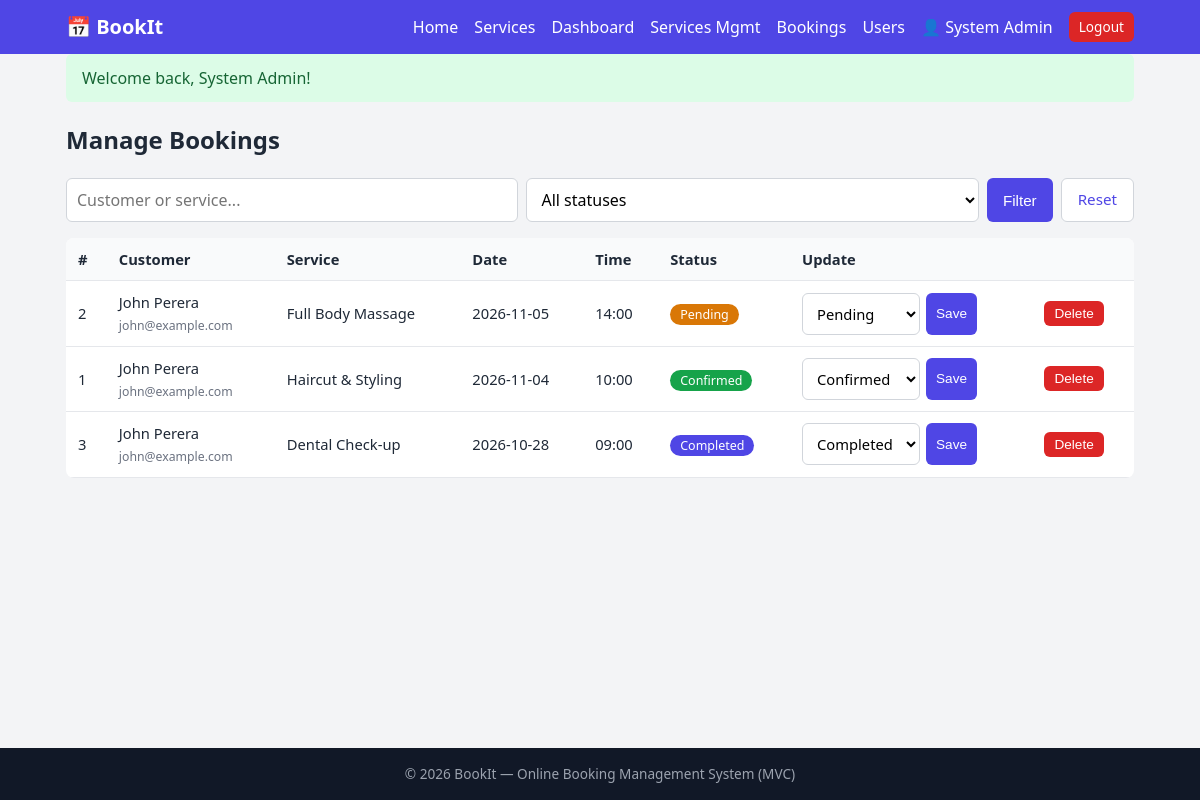
The app's page /index.php?url=admin/bookings (signed in) with its own data.
### tables this page shows
CREATE TABLE bookings (
    id INT AUTO_INCREMENT PRIMARY KEY,
    user_id INT NOT NULL,
    service_id INT NOT NULL,
    booking_date DATE NOT NULL,
    booking_time TIME NOT NULL,
    notes VARCHAR(255) DEFAULT NULL,
    status ENUM('pending','confirmed','completed','cancelled') NOT NULL DEFAULT 'pending',
    created_at TIMESTAMP DEFAULT CURRENT_TIMESTAMP,
    INDEX idx_slot (service_id, booking_date, booking_time),
    FOREIGN KEY (user_id) REFERENCES users(id) ON DELETE CASCADE,
    FOREIGN KEY (service_id) REFERENCES services(id) ON DELETE RESTRICT
);

CREATE TABLE users (
    id INT AUTO_INCREMENT PRIMARY KEY,
    name VARCHAR(100) NOT NULL,
    email VARCHAR(120) NOT NULL UNIQUE,
    phone VARCHAR(20) DEFAULT NULL,
    password VARCHAR(255) NOT NULL,
    role ENUM('admin','customer') NOT NULL DEFAULT 'customer',
    created_at TIMESTAMP DEFAULT CURRENT_TIMESTAMP
);

CREATE TABLE services (
    id INT AUTO_INCREMENT PRIMARY KEY,
    name VARCHAR(120) NOT NULL,
    category VARCHAR(60) NOT NULL,
    description TEXT,
    price DECIMAL(10,2) NOT NULL DEFAULT 0,
    duration_minutes INT NOT NULL DEFAULT 60,
    is_active TINYINT(1) NOT NULL DEFAULT 1,
    created_at TIMESTAMP DEFAULT CURRENT_TIMESTAMP
);

### core/Controller.php (called while the page is built, shortened)
<?php
abstract class Controller {
    protected function view($view, $data = []) {
        extract($data);
        require __DIR__ . '/../views/layout/header.php';
        require __DIR__ . "/../views/$view.php";
        require __DIR__ . '/../views/layout/footer.php';
    }
}

### controllers/AdminController.php (called while the page is built, shortened)
<?php
class AdminController extends Controller {
    public function bookings() {
        $status = $_GET['status'] ?? '';
        $search = trim($_GET['q'] ?? '');
        $this->view('admin/bookings', [
            'title' => 'Manage Bookings',
            'bookings' => $this->model('Booking')->all($status, $search),
            'status' => $status, 'search' => $search,
        ]);
    }
}

### core/App.php (called while the page is built, shortened)
<?php
class App {
    public function __construct() {
        $parts = isset($_GET['url']) ? explode('/', trim($_GET['url'], '/')) : [];
        $controller = new $class();
        $method = !empty($parts[1]) ? preg_replace('/[^a-zA-Z0-9_]/', '', $parts[1]) : 'index';
        call_user_func_array([$controller, $method], array_slice($parts, 2));
    }
}

### index.php (called while the page is built, shortened)
<?php
require_once __DIR__ . '/core/helpers.php';
spl_autoload_register(function ($class) {
    foreach (['core', 'controllers', 'models'] as $dir) {
        $file = __DIR__ . "/$dir/$class.php";
        if (file_exists($file)) { require_once $file; return; }
    }
});
new App();

### core/helpers.php (called while the page is built, shortened)
<?php
function url($path = '')   { return BASE_URL . '/index.php?url=' . ltrim($path, '/'); }
function e($v)             { return htmlspecialchars((string)$v, ENT_QUOTES, 'UTF-8'); }

### core/Model.php (called while the page is built, shortened)
<?php
abstract class Model {
    public function __construct() { $this->db = Database::connect(); }
}

### core/Database.php (called while the page is built)
<?php
class Database {
    private static $pdo = null;
    public static function connect() {
        if (self::$pdo === null) {
            try {
                self::$pdo = new PDO(
                    'mysql:host=' . DB_HOST . ';dbname=' . DB_NAME . ';charset=utf8mb4',
                    DB_USER, DB_PASS,
                    [PDO::ATTR_ERRMODE => PDO::ERRMODE_EXCEPTION,
                     PDO::ATTR_DEFAULT_FETCH_MODE => PDO::FETCH_ASSOC,
                     PDO::ATTR_EMULATE_PREPARES => false]
                );
            } catch (PDOException $e) {
                die('Database connection failed: ' . $e->getMessage());
            }
        }
        return self::$pdo;
    }
}

### models/Booking.php (called while the page is built, shortened)
<?php
class Booking extends Model {
    public function all($status = '', $search = '') {
        $sql = self::BASE . ' WHERE 1=1';
        $p = [];
        $s = $this->db->prepare($sql . ' ORDER BY b.booking_date DESC, b.booking_time DESC');
        $s->execute($p);
        return $s->fetchAll();
    }
}

### views/admin/bookings.php (the view, shortened to what this page needs)
<h2>Manage Bookings</h2>
<form class="filters" method="get" action="<?= BASE_URL ?>/index.php">
  <input type="text" name="q" placeholder="Customer or service..." value="<?= e($search) ?>">
  <select name="status">
    <option value="">All statuses</option>
  </select>
  <button class="btn">Filter</button>
  <a class="btn btn-light" href="<?= url('admin/bookings') ?>">Reset</a>
</form>
<div class="table-wrap"><table>
  <tr><th>#</th><th>Customer</th><th>Service</th><th>Date</th><th>Time</th><th>Status</th><th>Update</th><th></th></tr>
  <?php foreach ($bookings as $b): ?>
  <tr>
    <td><?= $b['id'] ?></td>
    <td><?= e($b['customer_name']) ?><br><small class="muted"><?= e($b['customer_email']) ?></small></td>
    <td><?= e($b['service_name']) ?></td>
    <td><?= e($b['booking_date']) ?></td><td><?= e(substr($b['booking_time'], 0, 5)) ?></td>
    <td><span class="status s-<?= e($b['status']) ?>"><?= e($b['status']) ?></span></td>
    <td>
      <form method="post" action="<?= url('admin/bookingstatus/' . $b['id']) ?>" class="inline">
        <select name="status">
          <?php foreach (['pending', 'confirmed', 'completed', 'cancelled'] as $st): ?>
            <option value="<?= $st ?>" <?= $st === $b['status'] ? 'selected' : '' ?>><?= ucfirst($st) ?></option>
          <?php endforeach; ?>
        </select>
        <button class="btn btn-sm">Save</button>
      </form>
    </td>
    <td>
      <form method="post" action="<?= url('admin/bookingdelete/' . $b['id']) ?>" onsubmit="return confirm('Delete booking?')">
        <?= csrf_field() ?><button class="btn btn-sm btn-danger">Delete</button>
      </form>
    </td>
  </tr>
  <?php endforeach; ?>
</table></div>

### assets/css/style.css (style rules this page uses)
:root { --primary:#4f46e5;--primary-d:#4338ca;--bg:#f3f4f6;--card:#fff;--text:#1f2937;--muted:#6b7280;--danger:#dc2626;--ok:#16a34a;--warn:#d97706 }
* { box-sizing:border-box }
body { margin:0;font-family:Segoe UI,Roboto,Arial,sans-serif;background:var(--bg);color:var(--text);line-height:1.5;display:flex;flex-direction:column;min-height:100vh }
a { color:var(--primary);text-decoration:none }
.btn { display:inline-block;background:var(--primary);color:#fff;border:0;padding:9px 16px;border-radius:6px;cursor:pointer;font-size:.95rem }
.btn-sm { padding:5px 10px;font-size:.85rem }
.btn-light { background:#fff;color:var(--primary);border:1px solid #d1d5db }
.btn-danger { background:var(--danger) }
.muted { color:var(--muted) }
input[type=text],input[type=email],input[type=password],input[type=date],input[type=number],textarea,select { width:100%;padding:9px 10px;border:1px solid #d1d5db;border-radius:6px;font:inherit;background:#fff }
.filters { display:flex;gap:8px;flex-wrap:wrap;margin-bottom:16px }
.filters input,.filters select { width:auto;flex:1;min-width:160px }
.table-wrap { overflow-x:auto }
table { width:100%;border-collapse:collapse;background:#fff;border-radius:8px;overflow:hidden }
th,td { padding:10px 12px;text-align:left;border-bottom:1px solid #e5e7eb;font-size:.92rem }
th { background:#f9fafb }
td form { margin:0 }
.inline { display:flex;gap:6px }
.inline select { width:auto }
.status { padding:2px 10px;border-radius:99px;font-size:.78rem;text-transform:capitalize;color:#fff;background:var(--muted) }
.s-pending { background:var(--warn) }
.s-confirmed { background:var(--ok) }
.s-completed { background:var(--primary) }

### records on screen
bookings: id "2", user.name "John Perera", user.email "john@example.com", service.name "Full Body Massage", booking_date "2026-11-05", booking_time "14:00", status "Pending"
bookings: id "1", user.name "John Perera", user.email "john@example.com", service.name "Haircut & Styling", booking_date "2026-11-04", booking_time "10:00", status "Confirmed"
bookings: id "3", user.name "John Perera", user.email "john@example.com", service.name "Dental Check-up", booking_date "2026-10-28", booking_time "09:00", status "Completed"

### other values on screen
APP_NAME "BookIt"
current_user()['name'] "System Admin"
$msg "Welcome back, System Admin!"
